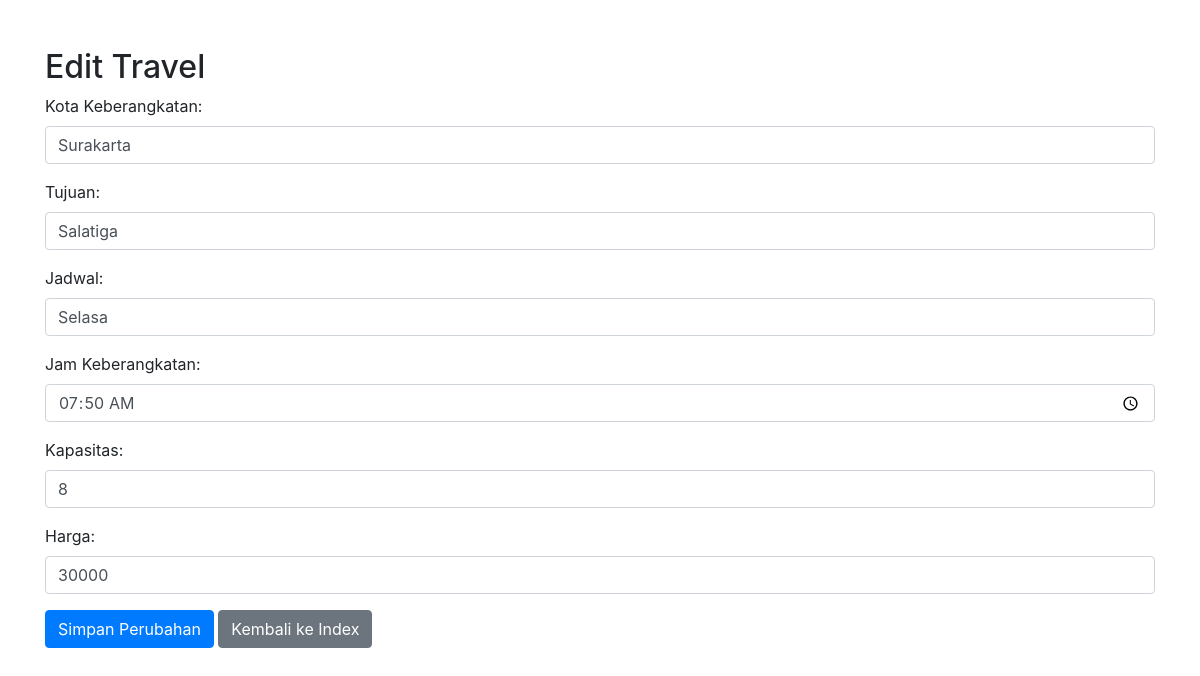
/edit_travel.php?id=01001, run on the app's committed database.
### tables this page shows
CREATE TABLE `t_travel` (
  `id_travel` varchar(12) NOT NULL,
  `tujuan` varchar(30) NOT NULL,
  `kota_berangkat` varchar(20) NOT NULL,
  `jadwal` varchar(15) NOT NULL,
  `jam_berangkat` time NOT NULL,
  `kapasitas` int NOT NULL,
  `harga` int NOT NULL
);

### edit_travel.php (the view, shortened to what this page needs)
<?php
require_once("koneksi.php");
$tujuan = "";
$kota_berangkat = "";
$jadwal = "";
$jam_berangkat = "";
$kapasitas = "";
$harga = "";
if ($_SERVER["REQUEST_METHOD"] == "GET" && isset($_GET["id"])) {
    $id_travel = $_GET["id"];
    $sql = "SELECT id_travel, tujuan,  kota_berangkat, jadwal, jam_berangkat, kapasitas, harga FROM t_travel WHERE id_travel = '$id_travel'";
    $result = $conn->query($sql);
    if ($result->num_rows > 0) {
        $row = $result->fetch_assoc();
        $tujuan = $row["tujuan"];
        $jadwal = $row["jadwal"];
        $kota_berangkat = $row["kota_berangkat"];
        $jam_berangkat = $row["jam_berangkat"];
        $kapasitas = $row["kapasitas"];
        $harga = $row["harga"];
    } else {
        echo "Travel tidak ditemukan.";
    }
}
?>
<!DOCTYPE html>
<html lang="en">
<head>
    <link rel="stylesheet" href="https://maxcdn.bootstrapcdn.com/bootstrap/4.5.2/css/bootstrap.min.css">
</head>
<body>
    <div class="container mt-5">
        <h2>Edit Travel</h2>
        <form action="" method="POST">
            <div class="form-group">
                <label for="kota_berangkat">Kota Keberangkatan:</label>
                <input type="text" class="form-control" id="kota_berangkat" name="kota_berangkat" value="<?php echo $kota_berangkat; ?>" required>
            </div>
            <div class="form-group">
                <label for="tujuan">Tujuan:</label>
                <input type="text" class="form-control" id="tujuan" name="tujuan" value="<?php echo $tujuan; ?>" required>
            </div>
            <div class="form-group">
                <label for="jadwal">Jadwal:</label>
                <input type="text" class="form-control" id="jadwal" name="jadwal" value="<?php echo $jadwal; ?>" required>
            </div>
            <div class="form-group">
                <label for="jam_berangkat">Jam Keberangkatan:</label>
                <input type="time" class="form-control" id="jam_berangkat" name="jam_berangkat" value="<?php echo $jam_berangkat; ?>" required>
            </div>
            <div class="form-group">
                <label for="kapasitas">Kapasitas:</label>
                <input type="text" class="form-control" id="kapasitas" name="kapasitas" value="<?php echo $kapasitas; ?>" required>
            </div>
            <div class="form-group">
                <label for="harga">Harga:</label>
                <input type="text" class="form-control" id="harga" name="harga" value="<?php echo $harga; ?>" required>
            </div>
            <button type="submit" class="btn btn-primary">Simpan Perubahan</button>
            <a href="index.php" class="btn btn-secondary">Kembali ke Index</a>
        </form>
    </div>
</body>
</html>

### data on the page
t_travel: kota_berangkat "Surakarta", tujuan "Salatiga", jadwal "Selasa", jam_berangkat "07:50:00", kapasitas "8", harga "30000"
